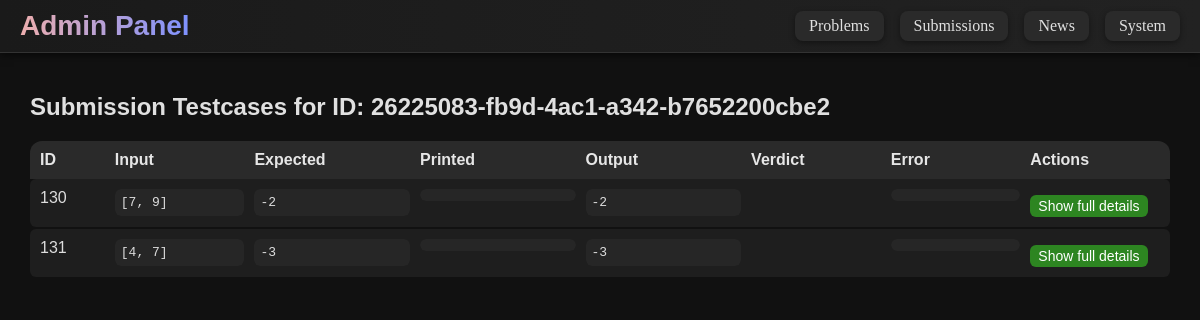
/admin/26225083-fb9d-4ac1-a342-b7652200cbe2/testCases (signed in), run on the app's committed database.
### tables this page shows
CREATE TABLE testcaseSub (ID INTEGER PRIMARY KEY NOT NULL, subID Text, input Text, expected Text, printed text, output Text, Verdict varchar(15), error Text );

### run.py (the view)
@app.route("/admin/<string:subId>/testCases", methods=['GET'])
@admin_required
def admin_SubTC(subId):
    conn = get_db_connection()
    tC = conn.execute('SELECT * FROM testcaseSub WHERE subID=? ', (subId,)).fetchall()
    conn.close()
    tC = [dict(row) for row in tC]
    return render_template("admin/adminSubTC.html", subId=subId, subTC=tC)

### run.py (called while the page is built)
def make_user_object(row):
    if not row:
        return None
    user_obj = type("UserObj", (), {})()
    for key in row.keys():
        setattr(user_obj, key, row[key])
    user_obj.get_id = lambda: str(user_obj.id)
    user_obj.is_authenticated = property(lambda self: True)
    user_obj.is_active = property(lambda self: True)
    user_obj.is_anonymous = property(lambda self: False)
    return user_obj

def admin_required(f):
    @wraps(f)
    @login_required
    def decorated_function(*args, **kwargs):
        if not getattr(current_user, "is_admin", 0):
            flash("Admin access only!", "danger")
            return redirect(url_for("index"))
        return f(*args, **kwargs)
    return decorated_function

@app.before_request
def require_admin_for_admin_prefix():
    if request.path.startswith("/admin"):
        if not current_user.is_authenticated:
            return redirect(url_for("login", next=request.path))
        if not getattr(current_user, "is_admin", 0):
            flash("Admin access only!", "danger")
            return redirect(url_for("index"))

def get_db_connection():
    conn = sqlite3.connect(DB_PATH)
    conn.row_factory = sqlite3.Row
    return conn

@login_manager.user_loader
def load_user(user_id):
    conn = get_db_connection()
    row = conn.execute("SELECT * FROM users WHERE id=?", (user_id,)).fetchone()
    conn.close()
    return make_user_object(row)

### templates/admin/adminSubTC.html (shortened to what this page needs)
{% extends "admin/admin.html" %}
{% block content %}
<div id="subtc-container">
    <h2>Submission Testcases for ID: {{ subId }}</h2>
    <div id="subtc-header">
        <div>ID</div>
        <div>Input</div>
        <div>Expected</div>
        <div>Printed</div>
        <div>Output</div>
        <div>Verdict</div>
        <div>Error</div>
        <div>Actions</div>
    </div>
    {% for t in subTC %}
    <div class="subtc-row" id="row-{{ t.ID }}">
        <div>{{ t.ID }}</div>
        <div class="tc-input">
            <pre>{{ t.input }}</pre>
        </div>
        <div class="tc-expected">
            <pre>{{ t.expected }}</pre>
        </div>
        <div class="tc-printed">
            <pre>{{ t.printed }}</pre>
        </div>
        <div class="tc-output">
            <pre>{{ t.output }}</pre>
        </div>
        <div class="tc-error">
            <pre>{{ t.error }}</pre>
        </div>
        <div>
            <button class="expand-btn" onclick="toggleDropdown('{{ t.ID }}', this)">Show full details</button>
        </div>
    </div>
    {% endfor %}
</div>
{% endblock %}

### static/style.css (style rules this page uses)
html { scrollbar-color: #6f7dff #0f0f0f; scrollbar-width: thin; }

### templates/admin/adminSubTC.html (style rules this page uses)
#subtc-container { max-width: 95%; margin: 20px auto; font-family: 'Lucida Sans', sans-serif; overflow-x: auto; }
#subtc-header { display: grid; grid-template-columns: 0.5fr 1fr 1.2fr 1.2fr 1.2fr 1fr 1fr 1fr; align-items: center; padding: 10px; gap: 10px; background-color: #2a2a2a; color: #e6e6e6; font-weight: bold; border-radius: 12px 12px 0 0; }
.subtc-row { display: grid; grid-template-columns: 0.5fr 1fr 1.2fr 1.2fr 1.2fr 1fr 1fr 1fr; gap: 10px; background-color: #1e1e1e; color: #ddd; margin-bottom: 2px; border-radius: 6px; padding: 10px; transition: all 0.3s ease; align-items: start; }
.tc-input, .tc-expected, .tc-printed, .tc-output, .tc-error { position: relative; max-height: 100px; overflow: hidden; border-radius: 6px; }
.tc-input pre, .tc-expected pre, .tc-printed pre, .tc-output pre, .tc-error pre { margin: 0; font-size: 13px; background-color: #262626; padding: 6px; border-radius: 6px; overflow-x: auto; white-space: pre-wrap; word-break: break-word; }
.tc-input::after, .tc-expected::after, .tc-printed::after, .tc-output::after, .tc-error::after { content: ''; position: absolute; bottom: 0; left: 0; width: 100%; height: 30px; pointer-events: none; }
.expand-btn { background-color: #2d8521; color: #fff; border: none; border-radius: 6px; padding: 3px 8px; font-size: 14px; cursor: pointer; grid-column: 1 / -1; margin-top: 6px; }

### templates/admin/admin.html (style rules this page uses)
body { background-color: #111111; color: #e0e0e0; margin: 0; }

### data on the page
testcaseSub: ID "130", input "[7, 9]", expected "-2", output "-2"
testcaseSub: ID "131", input "[4, 7]", expected "-3", output "-3"

### other printed values
{{ subId }} "26225083-fb9d-4ac1-a342-b7652200cbe2"
